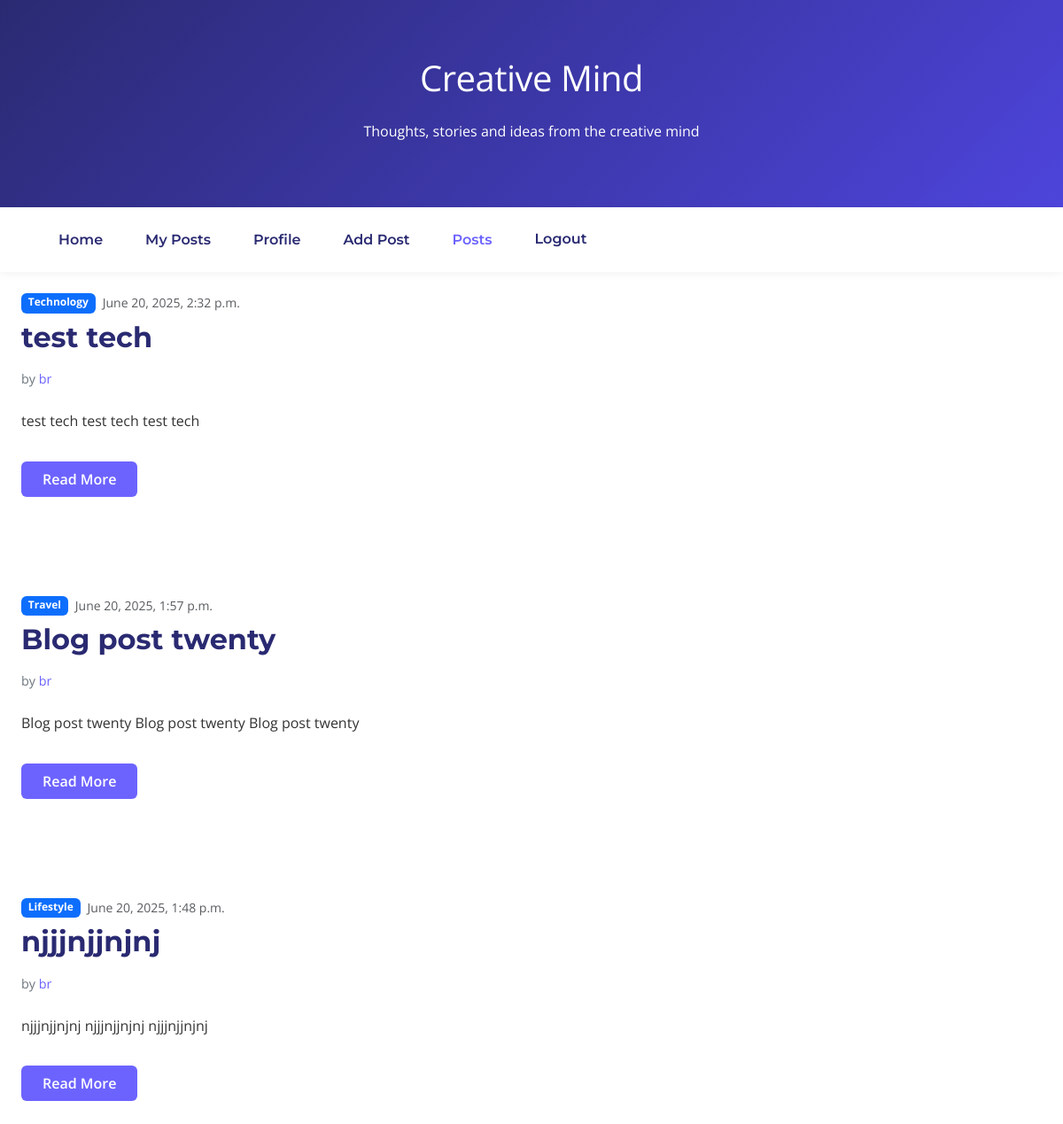
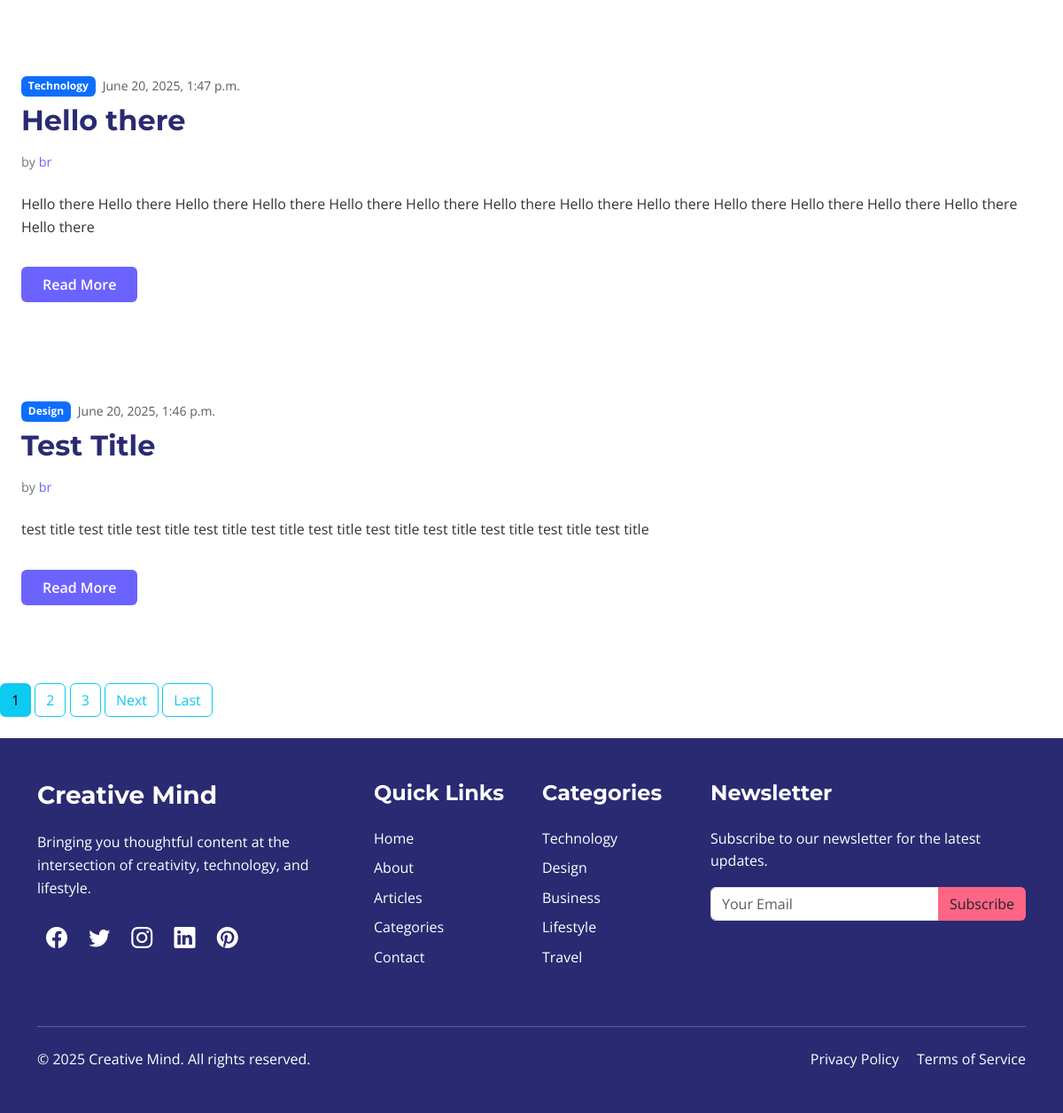
Screenshot of /posts/ (signed in) with the database file from the repository (2 pictures, top to bottom).
### blog/models.py (models this page shows, shortened)
class Post(models.Model):
    title = models.CharField(max_length=200)
    slug = models.SlugField(max_length=200, unique=True, blank=True)
    author = models.ForeignKey(User, on_delete=models.CASCADE)
    content = models.TextField()
    featured_image = models.ImageField(upload_to='posts/', blank=True, null=True)
    category = models.ForeignKey(Category, on_delete=models.SET_NULL, null=True)
    status = models.CharField(max_length=10, choices=[('draft', 'Draft'), ('published', 'Published')], default='draft')
    published_date = models.DateTimeField(auto_now=True)
    views = models.PositiveIntegerField(default=0)
    class Meta:
        ordering = ['-published_date']

class Category(models.Model):
    name = models.CharField(max_length=50, unique=True)
    slug = models.SlugField(max_length=100, unique=True)
    description = models.TextField(max_length=255, blank=True)
    class Meta:
        verbose_name_plural = "Categories"
    def __str__(self):
        return self.name

### blog/views.py (the view)
# urls.py: path("posts/", PostListView.as_view(), name='posts'),
class PostListView(LoginRequiredMixin, ListView):
    model = Post
    context_object_name = 'posts'
    template_name = 'blog/posts.html'
    paginate_by = 5

### blog/templates/blog/posts.html (shortened to what this page needs)
{% extends 'blog/base.html' %}
{% block content %}
{% for post in posts %}
<div class="col-md-6 fade-in" style="animation-delay: 0.1s; display: inline;">
    <div class="blog-post bg-white p-4 h-100">
        <div class="d-flex mb-2">
            <span class="badge bg-primary me-2">{{post.category}}</span>
            <small class="text-muted">{{post.published_date}}</small>
        </div>
        <h2 class="blog-post-title">{{post.title}}</h2>
        <p class="blog-post-meta">by <a href="{% url 'user-posts' post.author.username %}">{{post.author}}</a></p>
        <p>{{post.content}}</p>
        <a href="{% url 'post-detail' slug=post.slug %}" class="btn read-more-btn text-white mt-3">Read More</a>
    </div>
</div>
{% endfor %}
{% if is_paginated %}
    {% for num in page_obj.paginator.page_range %}
        {% if page_obj.number == num %}
            <a class="btn btn-info mb-4" href="?page={{ num }}">{{ num }}</a>
        {% elif num > page_obj.number|add:'-3' and num < page_obj.number|add:'3' %}
            <a class="btn btn-outline-info mb-4" href="?page={{num}}">{{num}}</a>
        {% endif %}
    {% endfor %}
    {% if page_obj.has_next %}
        <a class="btn btn-outline-info mb-4" href="?page={{page_obj.next_page_number}}">Next</a>
        <a class="btn btn-outline-info mb-4" href="?page={{ page_obj.paginator.num_pages }}">Last</a>
    {% endif %}
{% endif %}
{% endblock content %}

### blog/static/blog/styles.css (style rules this page uses)
:root { --primary-color: #6c63ff; --secondary-color: #4d44db; --dark-color: #2a2a72; --light-color: #f8f9fa; --accent-color: #ff6584; }
body { font-family: 'Open Sans', sans-serif; color: #333; line-height: 1.6; }
h1, h2, h3, h4, h5, h6 { font-family: 'Montserrat', sans-serif; font-weight: 700; }
.blog-post { margin-bottom: 4rem; border-radius: 8px; overflow: hidden; transition: all 0.3s ease; }
.blog-post-title { font-size: 2rem; color: var(--dark-color); margin-bottom: 1rem; }
.blog-post-meta { color: #6c757d; font-size: 0.9rem; margin-bottom: 1.5rem; }
.blog-post-meta a { color: var(--primary-color); text-decoration: none; }
.read-more-btn { background-color: var(--primary-color); border: none; padding: 0.5rem 1.5rem; font-weight: 600; transition: all 0.3s ease; }
.fade-in { animation: fadeIn 0.6s ease forwards; }

### rows the page displays
Post: category "Technology", published_date "June 20, 2025, 2:32 p.m.", title "test tech", author "br", content "test tech test tech test tech"
Post: category "Travel", published_date "June 20, 2025, 1:57 p.m.", title "Blog post twenty", author "br", content "Blog post twenty Blog post twenty Blog post twenty"
Post: category "Lifestyle", published_date "June 20, 2025, 1:48 p.m.", title "njjjnjjnjnj", author "br", content "njjjnjjnjnj njjjnjjnjnj njjjnjjnjnj"
Post: category "Technology", published_date "June 20, 2025, 1:47 p.m.", title "Hello there", author "br", content "Hello there Hello there Hello there Hello there Hello there Hello there Hello there Hello there Hello there Hello there Hello there Hello there Hello there Hello there"
Post: category "Design", published_date "June 20, 2025, 1:46 p.m.", title "Test Title", author "br", content "test title test title test title test title test title test title test title test title test title test title test title"

### other values shown
{{ num }} "1"
{{ num }} "2" "3"
